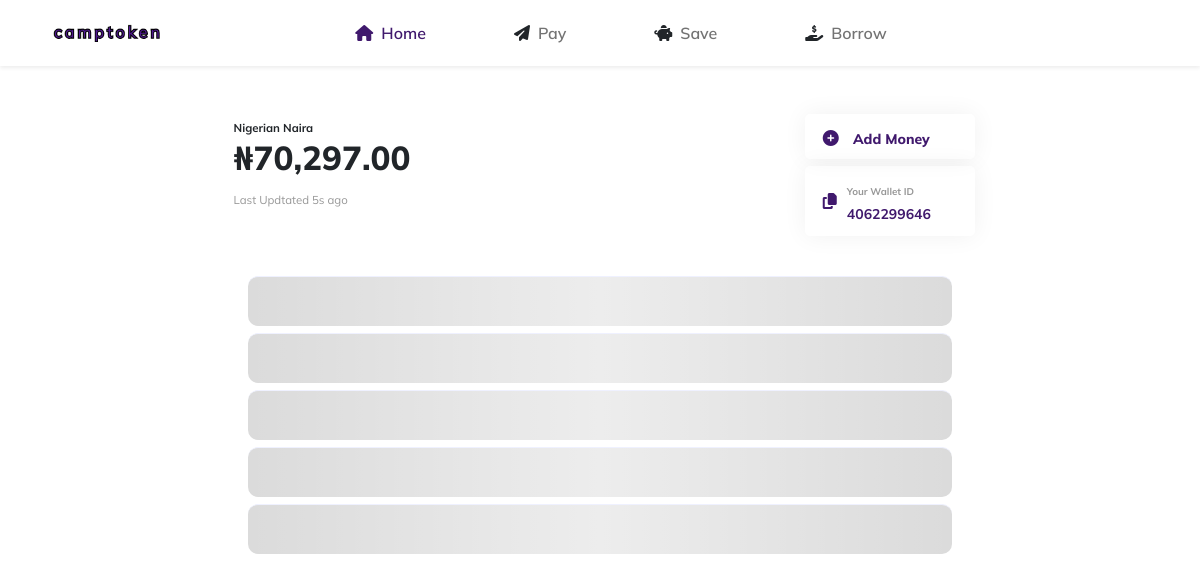
Page /dashboard/s/ (signed in) on the earlier database version.
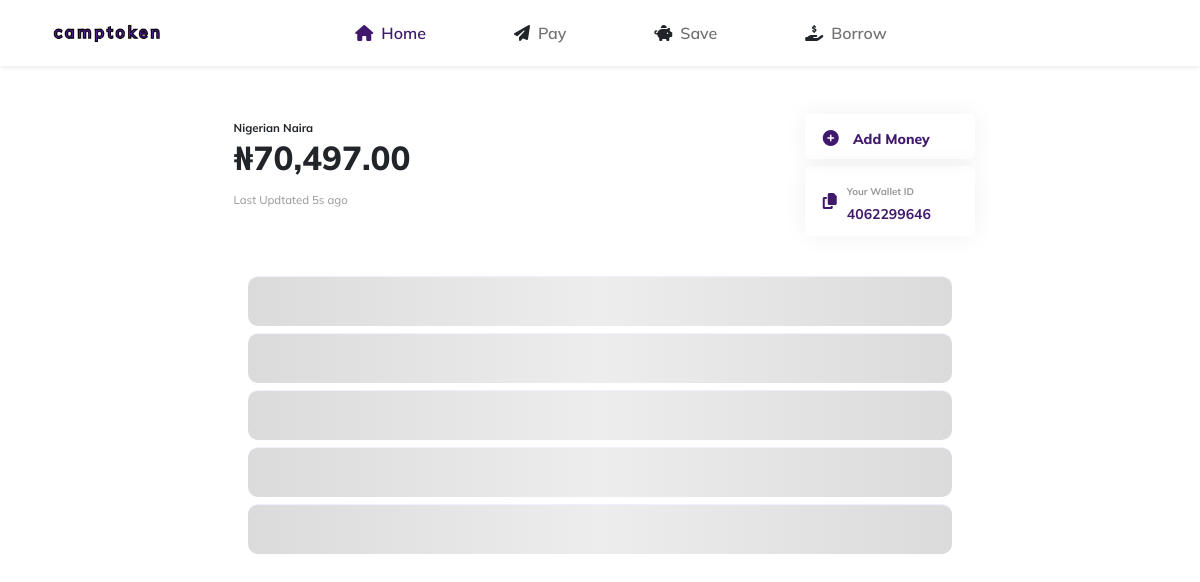
Same page on the later database version.
### user/models.py (models this page shows, shortened)
class User(AbstractUser, PermissionsMixin):
    first_name = models.CharField(max_length=100, blank=True, null=True)
    last_name = models.CharField(max_length=100, blank=True, null=True)
    username = models.CharField(max_length=50, null=True, default=None)
    email = models.EmailField(max_length=254, db_index=True, unique=True, null=False)
    wallet_id = models.IntegerField(unique=True, null=True)
    phone_number = models.IntegerField(unique=True, null=False)
    business_name = models.CharField(max_length=100, unique=True, null=True)
    balance = models.FloatField(default=0)
    transaction_pin = models.CharField(max_length=100, null=True)
    is_verified = models.BooleanField(default=False)
    is_merchant = models.BooleanField(default=False)
    is_staff = models.BooleanField(default=False)
    is_active = models.BooleanField(default=True)
    is_superuser = models.BooleanField(default=False)
    objects = UserProfileManager()
    USERNAME_FIELD = 'email'
    REQUIRED_FIELDS = ["first_name", "last_name", "phone_number"]

### utils/shortcuts.py (the view)
    def wrapper(request:HttpRequest, *args, **kwargs):
        if request.user.is_merchant:
            return redirect("dashboard_merchant")
        return view_func(request, *args, **kwargs)

### user/templatetags/custom_tags.py (called while the page is built)
@register.filter
def is_active(request, view_name) -> bool:
    current_view = resolve(request.path_info).view_name
    if current_view == view_name:
        return True
    return False

### user/views.py (called while the page is built)
@login_required(login_url="login")
@redirect_not_student
def dashboard_student(request:HttpRequest):
    context = {"user":request.user}
    return render(request, "dashboard/dashboard_student.html", context)

### utils/shortcuts.py (called while the page is built)
def redirect_not_student(view_func):
    def wrapper(request:HttpRequest, *args, **kwargs):
        if request.user.is_merchant:
            return redirect("dashboard_merchant")
        return view_func(request, *args, **kwargs)
    return wrapper

### templates/dashboard/dashboard_student.html (shortened to what this page needs)
{% load static %}
{% load humanize %}
<!doctype html>
<html lang="en">
  <head>
	{% include "head2.html" %}
  </head>
  <body>
	{% include "nav-signed.html" %}
	<div class="container">
		<div class="d-flex  justify-content-center camp-contain">
			<div class="row justify-content-between  dash-head">
				<div class="row dash-section1">
					<div class="col dash-details">
						<span class="currency">Nigerian Naira</span>
						<h2 id="user-balance">₦{{ user.balance|floatformat:"2g"}}</h2>
						<span class="update-time">Last Updtated 5s ago</span>
					</div>
					<div class="col-4 trans-section">
						<div id="add-money" class="col-6 col-sm-6 add-money" onClick="goToAddMoney()">
							<i class="fa-solid fa-circle-plus prm-color"></i>
							<a href="{% url 'add_money' %}">Add Money</a>
						</div>
						<div class="col-6 wallet-id go-down-sm d-flex align-items-center">
							<i class="fa-solid fa-copy prm-color"></i>
							<div class="justify-content-center">
								<span class="wallet-id-text">Your Wallet ID</span>
								<span class="wallet-id-number">{{ user.wallet_id }}</span>
							</div>
						</div>
					</div>
				</div>
				<div id="transactions" class="col transactions">
					<div id="loading-div" class="go-down-sm row transaction d-flex align-items-center justify-content-start"></div>
					<div id="loading-div" class="go-down-sm row transaction d-flex align-items-center justify-content-start"></div>
					<div id="loading-div" class="go-down-sm row transaction d-flex align-items-center justify-content-start"></div>
					<div id="loading-div" class="go-down-sm row transaction d-flex align-items-center justify-content-start"></div>
					<div id="loading-div" class="go-down-sm row transaction d-flex align-items-center justify-content-start"></div>
				</div>
			</div>
		</div>
	</div>
  </body>
</html>

Differences in the rows shown:
changed User: balance "70,297.00" → "70,497.00"
